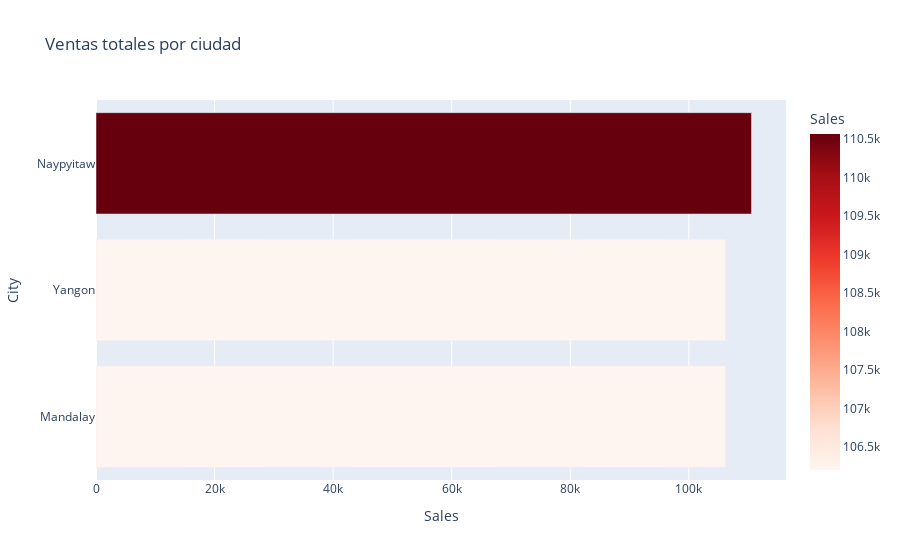

Write notebook code for a chart like this one.
### Code cell
import plotly.express as px

ventas_df = ventas_por_ciudad.reset_index()
fig = px.bar(ventas_df, x="Sales", y="City", orientation='h',
             title="Ventas totales por ciudad",
             color="Sales", color_continuous_scale="reds")

fig.show()

### Figure 1 — Plotly figure (JSON) as saved in the notebook; plotly's stock layout.template omitted (floating-point values rounded to 4 significant figures)
{"data": [{"hovertemplate": "Sales=%{marker.color}<br>City=%{y}<extra></extra>", "legendgroup": "", "marker": {"color": [106200.0, 106200.0, 110600.0], "coloraxis": "coloraxis", "pattern": {"shape": ""}}, "name": "", "orientation": "h", "showlegend": false, "textposition": "auto", "type": "bar", "x": [106200.0, 106200.0, 110600.0], "xaxis": "x", "y": ["Mandalay", "Yangon", "Naypyitaw"], "yaxis": "y"}], "layout": {"barmode": "relative", "coloraxis": {"colorbar": {"title": {"text": "Sales"}}, "colorscale": [[0, "rgb(255,245,240)"], [0.125, "rgb(254,224,210)"], [0.25, "rgb(252,187,161)"], [0.375, "rgb(252,146,114)"], [0.5, "rgb(251,106,74)"], [0.625, "rgb(239,59,44)"], [0.75, "rgb(203,24,29)"], [0.875, "rgb(165,15,21)"], [1, "rgb(103,0,13)"]]}, "legend": {"tracegroupgap": 0}, "title": {"text": "Ventas totales por ciudad"}, "xaxis": {"anchor": "y", "domain": [0, 1], "title": {"text": "Sales"}}, "yaxis": {"anchor": "x", "domain": [0, 1], "title": {"text": "City"}}}}
